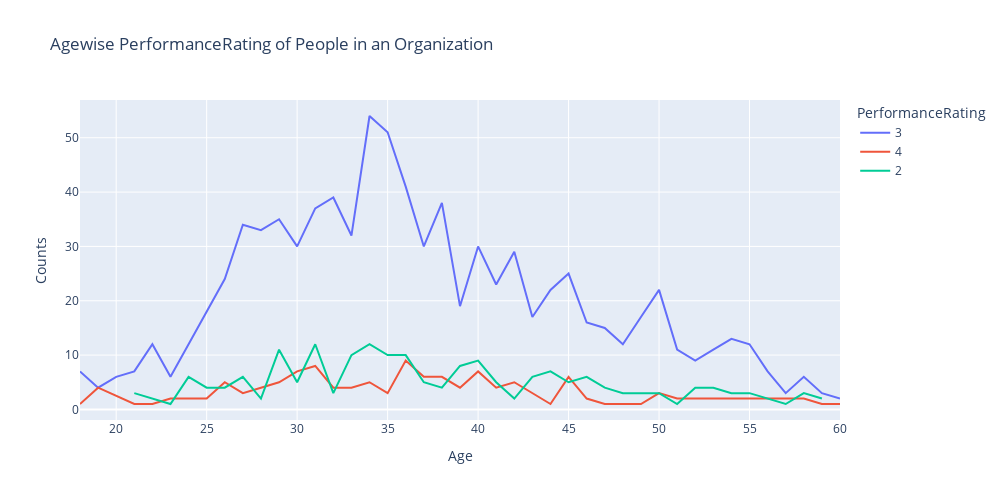

Notebook cell for this chart:
### Code cell
#Overview Of Employee Performance and Distributio of age
age_att = df.groupby(['Age', 'PerformanceRating']).size().reset_index(name='Counts')
fig = px.line(age_att, x='Age', y='Counts', color='PerformanceRating', title='Agewise PerformanceRating of People in an Organization',width=1000,height=500 )
fig.show()

### Figure 1 — Plotly figure (JSON) as saved in the notebook; plotly's stock layout.template omitted (floating-point values rounded to 4 significant figures)
{"data": [{"hovertemplate": "PerformanceRating=3<br>Age=%{x}<br>Counts=%{y}<extra></extra>", "legendgroup": "3", "line": {"color": "#636efa", "dash": "solid"}, "marker": {"symbol": "circle"}, "mode": "lines", "name": "3", "orientation": "v", "showlegend": true, "type": "scatter", "x": [18, 19, 20, 21, 22, 23, 24, 25, 26, 27, 28, 29, 30, 31, 32, 33, 34, 35, 36, 37, 38, 39, 40, 41, 42, 43, 44, 45, 46, 47, 48, 49, 50, 51, 52, 53, 54, 55, 56, 57, 58, 59, 60], "xaxis": "x", "y": [7, 4, 6, 7, 12, 6, 12, 18, 24, 34, 33, 35, 30, 37, 39, 32, 54, 51, 41, 30, 38, 19, 30, 23, 29, 17, 22, 25, 16, 15, 12, 17, 22, 11, 9, 11, 13, 12, 7, 3, 6, 3, 2], "yaxis": "y"}, {"hovertemplate": "PerformanceRating=4<br>Age=%{x}<br>Counts=%{y}<extra></extra>", "legendgroup": "4", "line": {"color": "#EF553B", "dash": "solid"}, "marker": {"symbol": "circle"}, "mode": "lines", "name": "4", "orientation": "v", "showlegend": true, "type": "scatter", "x": [18, 19, 21, 22, 23, 24, 25, 26, 27, 28, 29, 30, 31, 32, 33, 34, 35, 36, 37, 38, 39, 40, 41, 42, 43, 44, 45, 46, 47, 48, 49, 50, 51, 52, 55, 56, 58, 59, 60], "xaxis": "x", "y": [1, 4, 1, 1, 2, 2, 2, 5, 3, 4, 5, 7, 8, 4, 4, 5, 3, 9, 6, 6, 4, 7, 4, 5, 3, 1, 6, 2, 1, 1, 1, 3, 2, 2, 2, 2, 2, 1, 1], "yaxis": "y"}, {"hovertemplate": "PerformanceRating=2<br>Age=%{x}<br>Counts=%{y}<extra></extra>", "legendgroup": "2", "line": {"color": "#00cc96", "dash": "solid"}, "marker": {"symbol": "circle"}, "mode": "lines", "name": "2", "orientation": "v", "showlegend": true, "type": "scatter", "x": [21, 22, 23, 24, 25, 26, 27, 28, 29, 30, 31, 32, 33, 34, 35, 36, 37, 38, 39, 40, 41, 42, 43, 44, 45, 46, 47, 48, 49, 50, 51, 52, 53, 54, 55, 56, 57, 58, 59], "xaxis": "x", "y": [3, 2, 1, 6, 4, 4, 6, 2, 11, 5, 12, 3, 10, 12, 10, 10, 5, 4, 8, 9, 5, 2, 6, 7, 5, 6, 4, 3, 3, 3, 1, 4, 4, 3, 3, 2, 1, 3, 2], "yaxis": "y"}], "layout": {"height": 500, "legend": {"title": {"text": "PerformanceRating"}, "tracegroupgap": 0}, "title": {"text": "Agewise PerformanceRating of People in an Organization"}, "width": 1000, "xaxis": {"anchor": "y", "autorange": true, "domain": [0, 1], "range": [18, 60], "title": {"text": "Age"}, "type": "linear"}, "yaxis": {"anchor": "x", "autorange": true, "domain": [0, 1], "range": [-1.944, 56.94], "title": {"text": "Counts"}, "type": "linear"}}}
